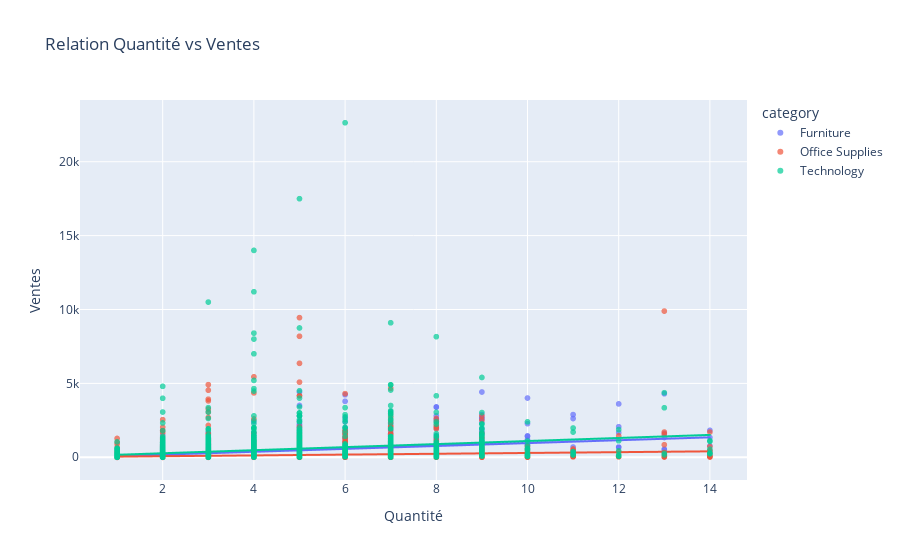

The cell this chart's notebook holds for it:
### Markdown cell above
### Visualisation 3 : Relation prix/quantité

### Code cell
# 1.8 Visualisation 3 : Relation Sales vs Quantity avec tendance
fig_scatter = px.scatter(
    df,
    x="quantity",
    y="revenue",
    color="category",
    hover_data=["sub-category", "segment", "discount", "profit"],
    title="Relation Quantité vs Ventes",
    labels={"quantity": "Quantité", "revenue": "Ventes"},
    trendline="ols",
    opacity=0.7,
)
fig_scatter.show()

### Figure 1 — Plotly figure (JSON) as saved in the notebook; plotly's stock layout.template omitted (floating-point values rounded to 4 significant figures; data arrays with more than 128 entries replaced by an {"elided": "..."} marker saying what was removed)
{"data": [{"customdata": {"elided": "2121x4 mixed values"}, "hovertemplate": "category=Furniture<br>Quantité=%{x}<br>Ventes=%{y}<br>sub-category=%{customdata[0]}<br>segment=%{customdata[1]}<br>discount=%{customdata[2]}<br>profit=%{customdata[3]}<extra></extra>", "legendgroup": "Furniture", "marker": {"color": "#636efa", "opacity": 0.7, "symbol": "circle"}, "mode": "markers", "name": "Furniture", "showlegend": true, "type": "scattergl", "x": {"elided": "2121 int values"}, "xaxis": "x", "y": {"elided": "2121 float values"}, "yaxis": "y"}, {"hovertemplate": "<b>OLS trendline</b><br>revenue = 97.7618 * quantity + -20.1944<br>R<sup>2</sup>=0.191374<br><br>category=Furniture<br>Quantité=%{x}<br>Ventes=%{y} <b>(trend)</b><extra></extra>", "legendgroup": "Furniture", "marker": {"color": "#636efa", "symbol": "circle"}, "mode": "lines", "name": "Furniture", "showlegend": false, "type": "scattergl", "x": {"elided": "2121 int values"}, "xaxis": "x", "y": {"elided": "2121 float values"}, "yaxis": "y"}, {"customdata": {"elided": "6026x4 mixed values"}, "hovertemplate": "category=Office Supplies<br>Quantité=%{x}<br>Ventes=%{y}<br>sub-category=%{customdata[0]}<br>segment=%{customdata[1]}<br>discount=%{customdata[2]}<br>profit=%{customdata[3]}<extra></extra>", "legendgroup": "Office Supplies", "marker": {"color": "#EF553B", "opacity": 0.7, "symbol": "circle"}, "mode": "markers", "name": "Office Supplies", "showlegend": true, "type": "scattergl", "x": {"elided": "6026 int values"}, "xaxis": "x", "y": {"elided": "6026 float values"}, "yaxis": "y"}, {"hovertemplate": "<b>OLS trendline</b><br>revenue = 27.4955 * quantity + 14.8083<br>R<sup>2</sup>=0.025475<br><br>category=Office Supplies<br>Quantité=%{x}<br>Ventes=%{y} <b>(trend)</b><extra></extra>", "legendgroup": "Office Supplies", "marker": {"color": "#EF553B", "symbol": "circle"}, "mode": "lines", "name": "Office Supplies", "showlegend": false, "type": "scattergl", "x": {"elided": "6026 int values"}, "xaxis": "x", "y": {"elided": "6026 float values"}, "yaxis": "y"}, {"customdata": {"elided": "1847x4 mixed values"}, "hovertemplate": "category=Technology<br>Quantité=%{x}<br>Ventes=%{y}<br>sub-category=%{customdata[0]}<br>segment=%{customdata[1]}<br>discount=%{customdata[2]}<br>profit=%{customdata[3]}<extra></extra>", "legendgroup": "Technology", "marker": {"color": "#00cc96", "opacity": 0.7, "symbol": "circle"}, "mode": "markers", "name": "Technology", "showlegend": true, "type": "scattergl", "x": {"elided": "1847 int values"}, "xaxis": "x", "y": {"elided": "1847 float values"}, "yaxis": "y"}, {"hovertemplate": "<b>OLS trendline</b><br>revenue = 103.497 * quantity + 63.88<br>R<sup>2</sup>=0.042828<br><br>category=Technology<br>Quantité=%{x}<br>Ventes=%{y} <b>(trend)</b><extra></extra>", "legendgroup": "Technology", "marker": {"color": "#00cc96", "symbol": "circle"}, "mode": "lines", "name": "Technology", "showlegend": false, "type": "scattergl", "x": {"elided": "1847 int values"}, "xaxis": "x", "y": {"elided": "1847 float values"}, "yaxis": "y"}], "layout": {"legend": {"title": {"text": "category"}, "tracegroupgap": 0}, "title": {"text": "Relation Quantité vs Ventes"}, "xaxis": {"anchor": "y", "domain": [0, 1], "title": {"text": "Quantité"}}, "yaxis": {"anchor": "x", "domain": [0, 1], "title": {"text": "Ventes"}}}}
